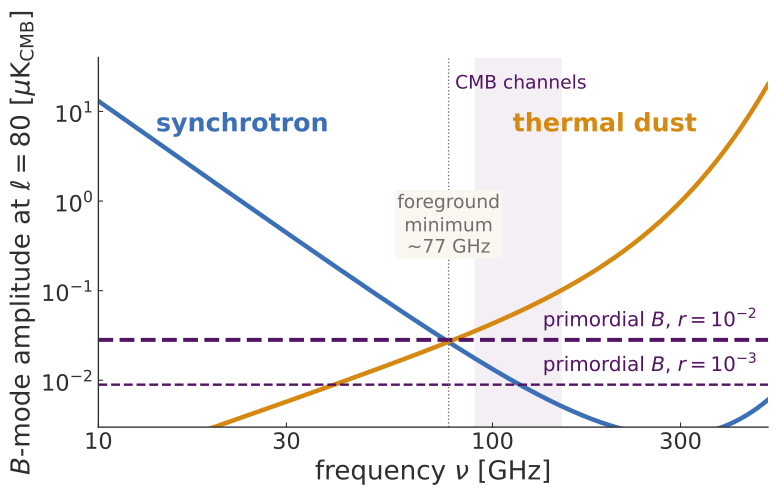

Reproduce this figure in Python.
#!/usr/bin/env python3
# ENV: shared
"""
Polarised Galactic foregrounds against the primordial B modes, for the SED slide of
Contribution 1. A slide version of figures/chap3/fig_foregrounds.py in the thesis.

Spectral energy distributions in thermodynamic (CMB) units at a fixed angular scale, ell = 80:
the CMB is flat by construction, synchrotron falls and thermal dust rises, with a foreground
minimum near 70 GHz. Foreground amplitudes: BICEP/Keck fiducial values at the pivot frequencies,
A_d(1 %) = 4.7 uK^2 at 353 GHz and A_s(1 %) = 1.0 uK^2 at 23 GHz, with beta_d = 1.55,
T_d = 19.6 K, beta_s = -3.1 (BICEP/Keck XIII 2021; Planck 2018 IV). The primordial B-mode
amplitude at ell = 80 comes from CAMB (Planck 2018 cosmology) for r = 1e-2 and 1e-3.

Output (this directory): foreground_sed.svg
"""

import sys
from pathlib import Path

import numpy as np

HERE = Path(__file__).resolve().parent

ROOT = next(p for p in HERE.parents if (p / "_common.py").exists())
sys.path.insert(0, str(ROOT))
from _common import GREY, KW2, skip_if_built, slide_style

OUT = "foreground_sed.svg"
skip_if_built(HERE, OUT)

h_pl, k_B, T_CMB = 6.62607015e-34, 1.380649e-23, 2.7255
SYNC, DUST = "#3b6fb6", "#d68910"      # as on the spectral-model slide


def _x(nu, T):
    return h_pl * nu * 1e9 / (k_B * T)


def dBdT(nu):
    x = _x(nu, T_CMB)
    return nu**4 * np.exp(x) / np.expm1(x) ** 2


def sed_sync(nu, beta_s=-3.1):
    return nu ** (beta_s + 2.0) / dBdT(nu)


def sed_dust(nu, beta_d=1.55, T_d=19.6):
    return nu**beta_d * nu**3 / np.expm1(_x(nu, T_d)) / dBdT(nu)


A_D, A_S = 4.7, 1.0

import camb

pars = camb.set_params(H0=67.36, ombh2=0.02237, omch2=0.1200, ns=0.9649, As=2.1e-9,
                       tau=0.054, r=1.0)
pars.WantTensors = True
pars.set_for_lmax(500, lens_potential_accuracy=1)
tensor = camb.get_results(pars).get_cmb_power_spectra(pars, CMB_unit="muK", raw_cl=False)["tensor"]
b80_r1 = tensor[80, 2]                 # D_ell^BB at ell = 80 for r = 1

slide_style(scale=1.4)
import matplotlib.pyplot as plt

nu = np.logspace(np.log10(10.0), np.log10(500.0), 500)
sync = np.sqrt(A_S) * sed_sync(nu) / sed_sync(23.0)
dust = np.sqrt(A_D) * sed_dust(nu) / sed_dust(353.0)
nu_min = nu[np.argmin(np.abs(sync - dust))]

fig, ax = plt.subplots(figsize=(9.0, 5.0))
ax.axvspan(90, 150, color=KW2, alpha=0.07, lw=0)
ax.loglog(nu, sync, color=SYNC, lw=3.4)
ax.loglog(nu, dust, color=DUST, lw=3.4)
for r, lw in ((1e-2, 3.0), (1e-3, 1.8)):
    amp = np.sqrt(r * b80_r1)
    ax.axhline(amp, color=KW2, lw=lw, ls="--")
    ax.text(470, amp * 1.25, rf"primordial $B$, $r = 10^{{{int(np.log10(r))}}}$", color=KW2,
            fontsize=15, ha="right", va="bottom")
ax.text(14, 6.0, "synchrotron", color=SYNC, fontsize=19, fontweight="bold")
ax.text(330, 6.0, "thermal dust", color=DUST, fontsize=19, fontweight="bold", ha="right")
ax.axvline(nu_min, color=GREY, lw=1.0, ls=":")
ax.text(nu_min, 0.55, f"foreground\nminimum\n~{nu_min:.0f} GHz", color=GREY, fontsize=14,
        ha="center", va="center", linespacing=1.15,
        bbox=dict(facecolor="#faf7f0", edgecolor="none", pad=1.5))
ax.text(118, 18, "CMB channels", color=KW2, fontsize=14, ha="center")

ax.set_xlabel(r"frequency $\nu$ [GHz]")
ax.set_ylabel(r"$B$-mode amplitude at $\ell = 80$ [$\mu\mathrm{K}_\mathrm{CMB}$]")
ax.set_xlim(10, 500)
ax.set_ylim(3e-3, 40)
ax.set_xticks([10, 30, 100, 300], ["10", "30", "100", "300"])
ax.minorticks_off()
ax.tick_params(top=False, right=False)
ax.spines[["top", "right"]].set_visible(False)
fig.savefig(HERE / OUT, transparent=True)
print(f"wrote {OUT} (foreground minimum {nu_min:.0f} GHz; r=1e-2 amplitude {np.sqrt(1e-2 * b80_r1):.3f} uK)")
